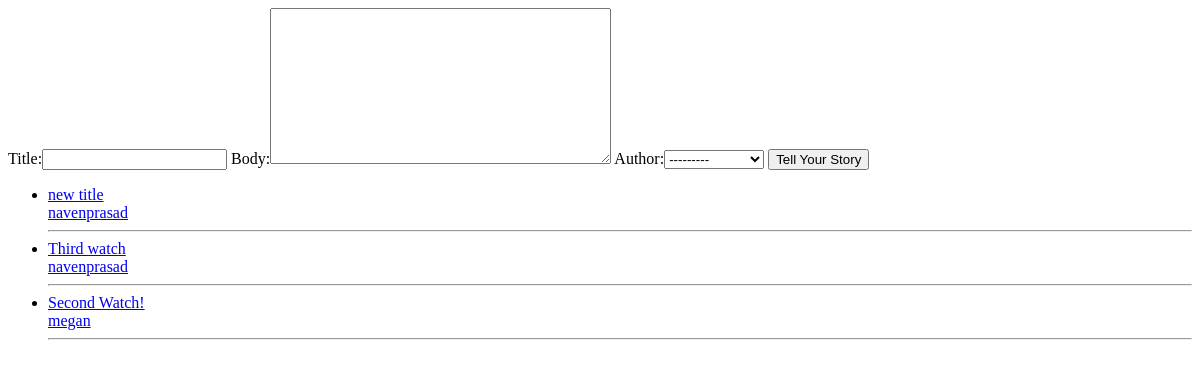
Page /feed/ on the earlier database version.
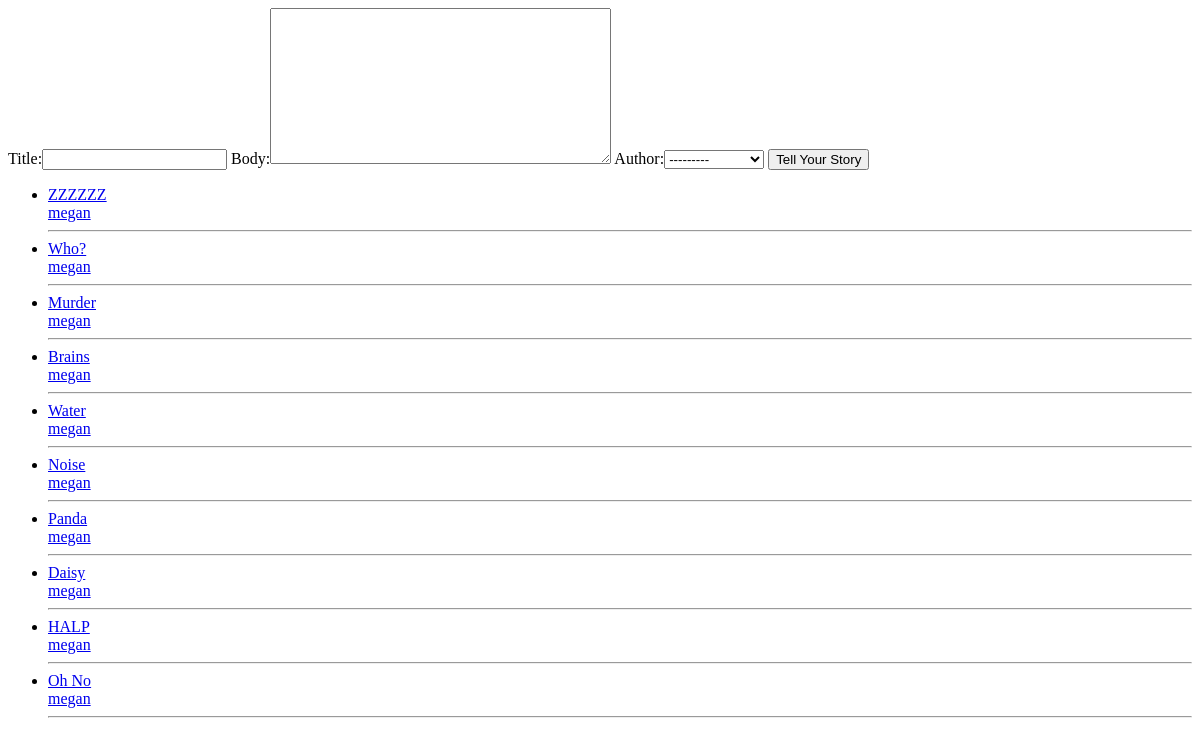
Same page on the later database version.
### feed/models.py (models this page shows, shortened)
class Post(models.Model):
    title = models.CharField(max_length=250)
    body = models.TextField()
    author = models.ForeignKey(User, related_name='feed_post')
    created = models.DateTimeField(auto_now_add=True)
    updated = models.DateTimeField(auto_now=True)

### feed/views.py (the view)
def index(request):
    latest_post_list = Post.objects.order_by('-created')[:10]
    form = PostForm()
    context = {'latest_post_list': latest_post_list, 'form' : form}
    return render(request, 'index.html', context)

### feed/forms.py
class PostForm(forms.ModelForm):
    class Meta:
        model = Post
        fields = ['title', 'body', 'author']

### feed/templates/index.html
<form method='POST' action= ''>{% csrf_token %}
    {{ form }}
    <input type='submit' value="Tell Your Story">
</form>
{% if latest_post_list %}
    <ul>
    {% for post in latest_post_list %}
        <li><a href="/feed/{{ post.id }}/">{{ post.title }} <br> {{ post.author }}</a></li>
        <hr>
    {% endfor %}
    </ul>
{% else %}
    <p>No posts to show are available.</p>
    {{ user }}
    {{ request.user }}
{% endif %}

Differences in the rows shown:
no longer on this page (row unchanged): Post: title "new title", author "navenprasad"
no longer on this page (row unchanged): Post: title "Third watch", author "navenprasad"
no longer on this page (row unchanged): Post: title "Second Watch!", author "megan"
added Post: title "ZZZZZZ", author "megan"
added Post: title "Who?", author "megan"
added Post: title "Murder", author "megan"
added Post: title "Brains", author "megan"
added Post: title "Water", author "megan"
added Post: title "Noise", author "megan"
added Post: title "Panda", author "megan"
added Post: title "Daisy", author "megan"
added Post: title "HALP", author "megan"
added Post: title "Oh No", author "megan"
